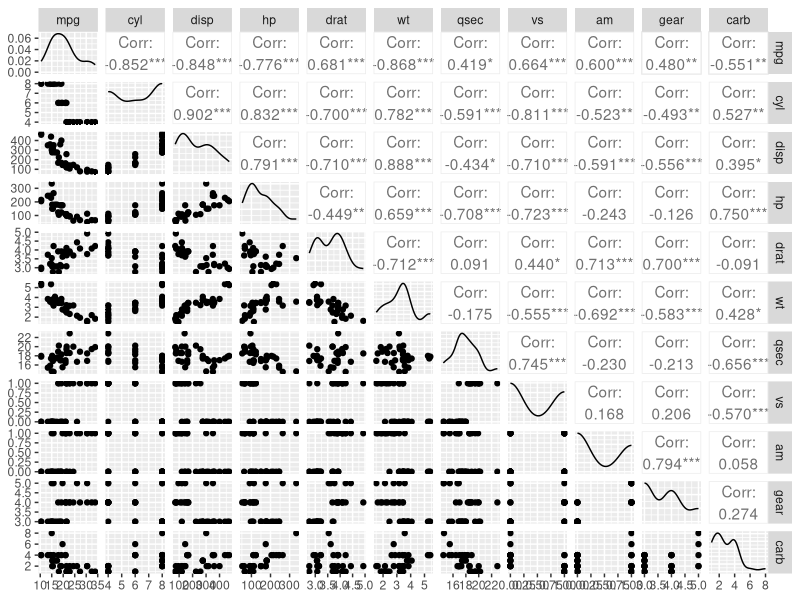
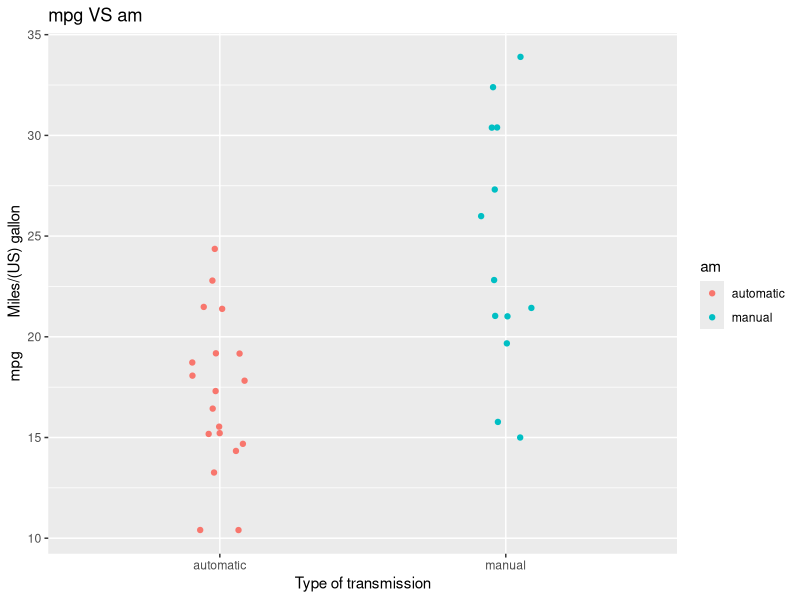
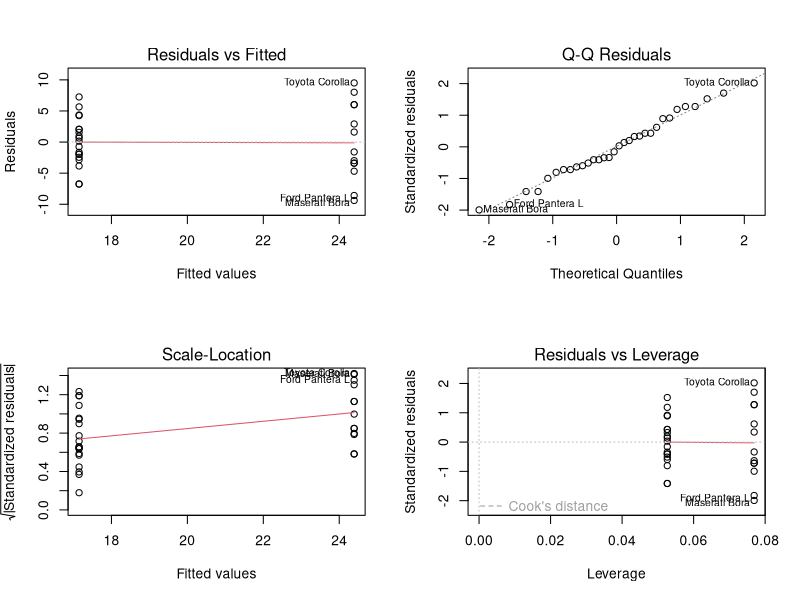

These charts were generated, in order, by the following R code:
## ---- chunk 1
knitr::opts_chunk$set(echo = TRUE, message = FALSE, fig.width = 7, fig.height = 3,
                      warning = FALSE)
## ---- chunk 2
rm(list = ls())
graphics.off()
# Load R packages
packages <- c("dplyr", "ggplot2", "datasets", "purrr", "GGally", "car") # list of packages to load
package.check <- lapply( # load or install & load list of packages
  packages,
  FUN = function(x) {
    if (!require(x, character.only = TRUE)) {
      install.packages(x, dependencies = TRUE)
      library(x, character.only = TRUE)
    }
  }
) 
rm(packages, package.check)
## ---- chunk 3
ggpairs(data = mtcars)

## ---- chunk 4
df <- mtcars %>% 
  mutate(am = case_when(am == 0 ~ "automatic",
                        am == 1 ~ "manual"),
         am = as.factor(am),
         vs = case_when(vs == 0 ~ "V-shaped",
                        vs == 1 ~ "straight"),
         vs = as.factor(vs),
         cyl = as.factor(cyl),
         gear = as.factor(gear),
         carb = as.factor(carb))

## ---- chunk 5
df %>% 
  ggplot(aes(x = am, y = mpg, color = am)) + 
  geom_jitter(width = 0.1) +
  xlab("Type of transmission") + 
  ylab("mpg	Miles/(US) gallon") +
  ggtitle("mpg VS am")
## ---- chunk 6
modb <- lm(mpg ~ ., mtcars) # fit benchmark model
VIF <- car::vif(modb) # variance inflation factors
VIF <- data.frame(var = names(VIF),
                  VIF = VIF) %>% 
  mutate(priotiry = case_when(var == "am" ~ 1, 
                              T ~ 0)) %>% 
  arrange(desc(priotiry), VIF) # sort variables
## ---- chunk 7
for(m in 1:nrow(VIF)){
  mod <- lm(mpg ~ ., 
            data = df[, c("mpg", VIF %>% head(m) %>% pull(var))])
  assign(paste0("mod",m), mod)
}

## ---- chunk 8
anova(mod1, mod2, mod3, mod4, mod5, mod6, mod7, mod8, mod9, mod10)

## ---- chunk 9
summary(mod1)$coefficients

par(mfrow = c(2,2))
plot(mod1)
